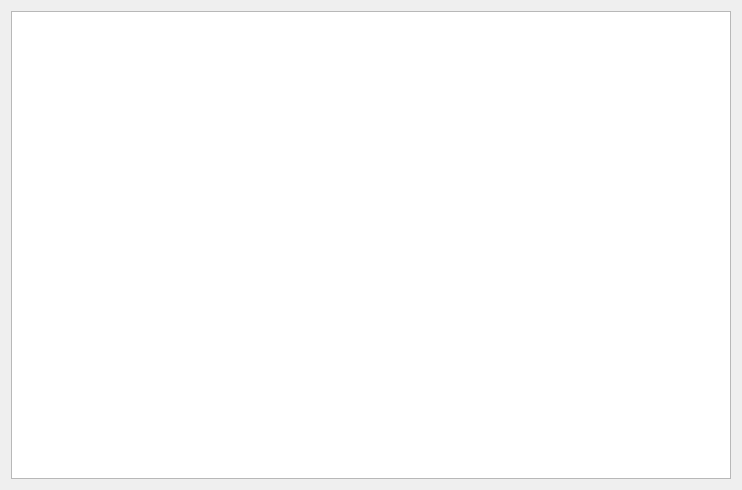
<?xml version="1.0" encoding="UTF-8"?>
<ui version="4.0">
 <class>Messages</class>
 <widget class="QWidget" name="Messages">
  <property name="geometry">
   <rect>
    <x>0</x>
    <y>0</y>
    <width>742</width>
    <height>490</height>
   </rect>
  </property>
  <property name="windowTitle">
   <string>Messages</string>
  </property>
  <layout class="QVBoxLayout" name="verticalLayout">
   <item>
    <widget class="QTextEdit" name="messageBox">
     <property name="sizePolicy">
      <sizepolicy hsizetype="Expanding" vsizetype="Ignored">
       <horstretch>0</horstretch>
       <verstretch>0</verstretch>
      </sizepolicy>
     </property>
     <property name="minimumSize">
      <size>
       <width>100</width>
       <height>100</height>
      </size>
     </property>
    </widget>
   </item>
  </layout>
 </widget>
 <resources/>
 <connections/>
</ui>
